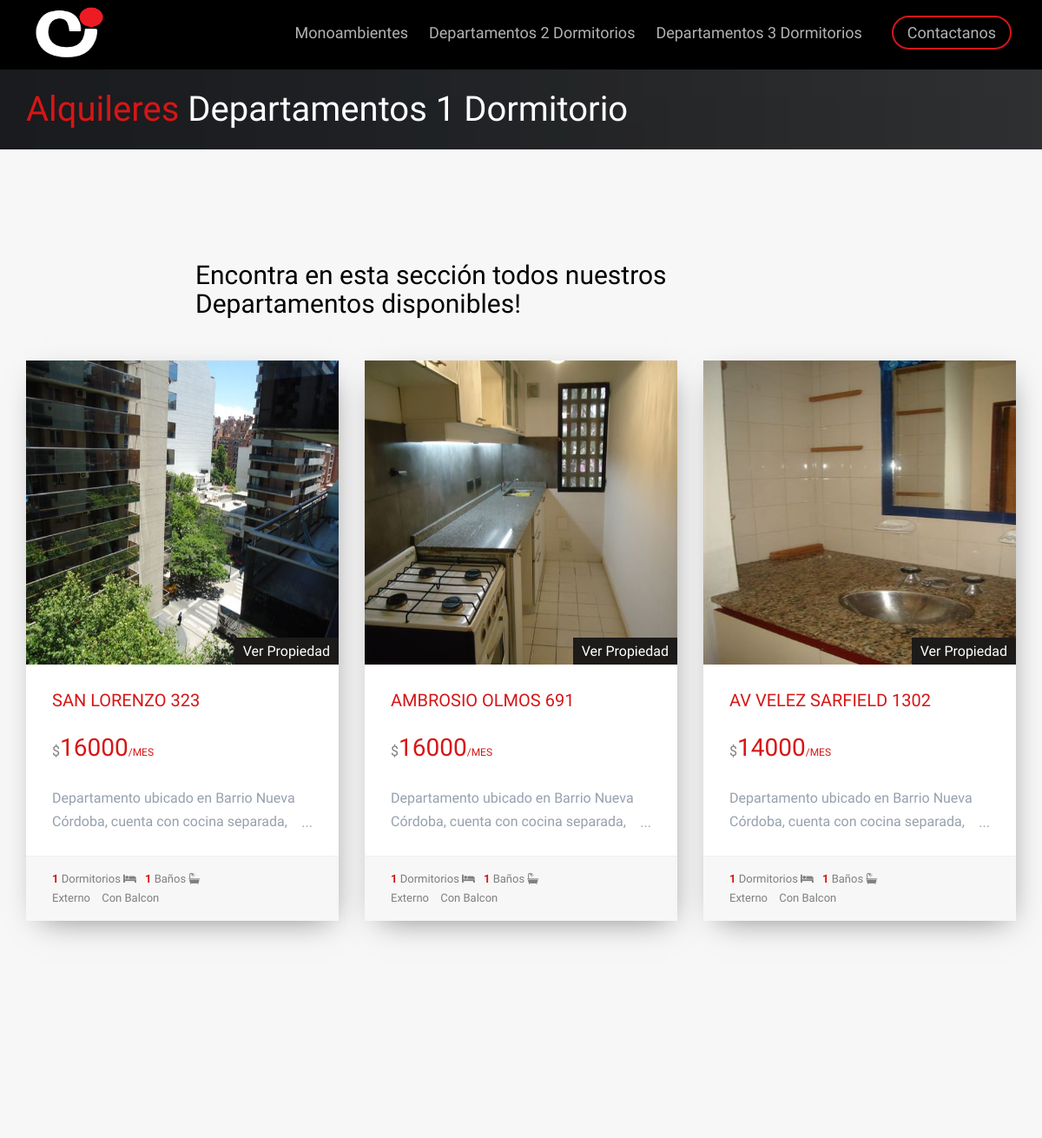
Page /alquileres/alqui_dptoundormi/ (upper part) on the earlier database version.
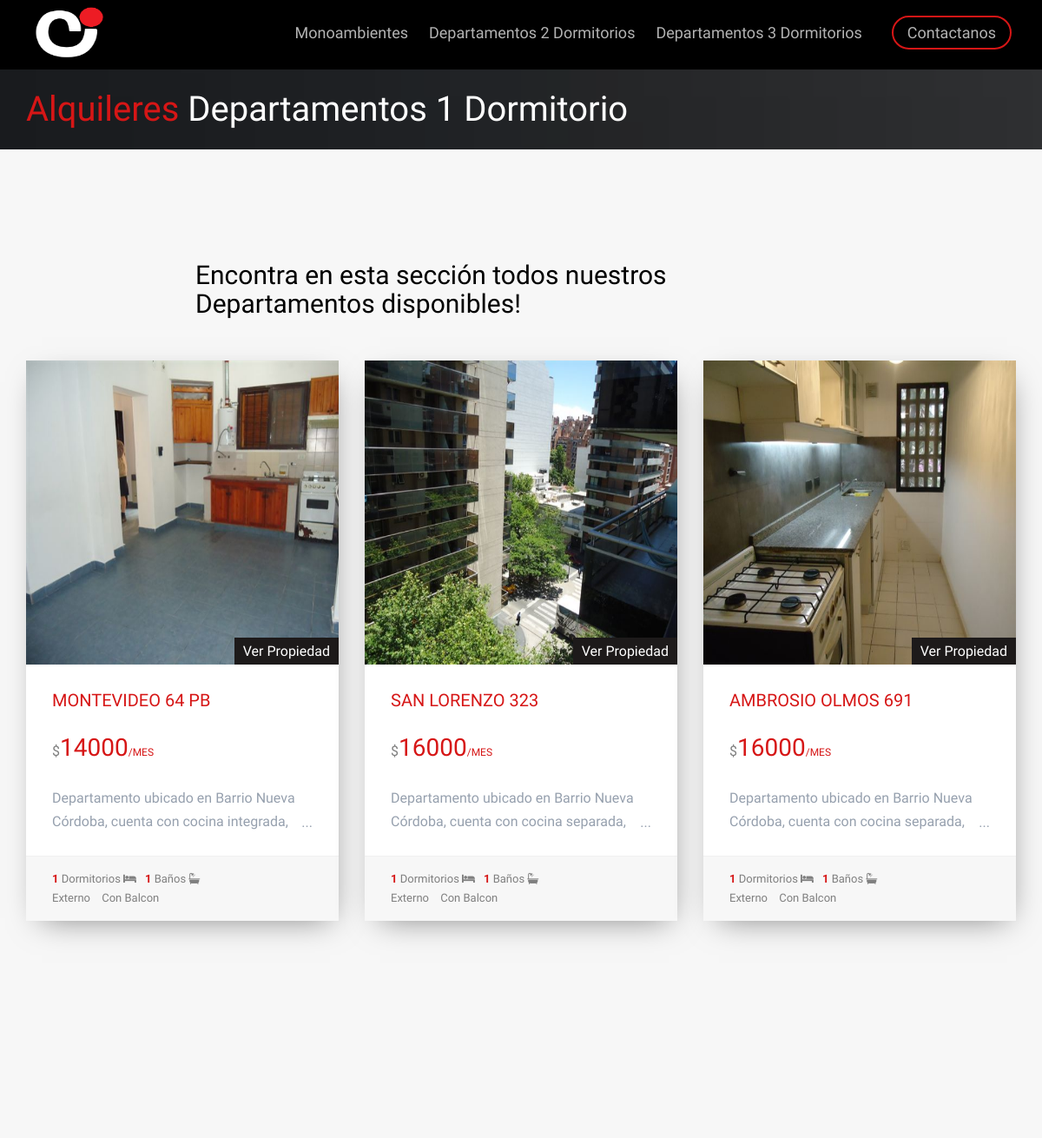
Same page on the later database version.
### Alquileres/models.py (models this page shows, shortened)
class PostImagenes(models.Model):
    post= models.ForeignKey(PostAlquiler, default =None ,on_delete=models.CASCADE)
    image = models.ImageField(upload_to ="Imagenes",verbose_name="Imagenes")
    class Meta:
        verbose_name="Agregar una Imagen"
        verbose_name_plural="Agregar mas Imagenes"

class PostAlquiler(models.Model):
    balcon=(('Con Balcon','Con Balcon'),('',''))
    balcon = models.CharField(max_length=100, choices = balcon,default="Con Balcon", null=True, blank=True)
    frente= (('Externo','Externo'),('Contrafrente','Contrafrente'))
    frente = models.CharField(max_length=100,choices=frente, default = "Externo")
    title=  models.CharField(max_length=200, verbose_name="Titulo ")
    content = models.TextField(verbose_name="Contenido",max_length=800,)
    imagen = models.ImageField(verbose_name="Imagen", blank =True ,null =True,upload_to="Alquileres")
    price = models.IntegerField(verbose_name="Precio")
    ambientes = models.IntegerField(verbose_name="Dormitorios o Ambientes",blank =True ,null =True)
    superficie= models.IntegerField(verbose_name="Superficie (locales u oficinas)",blank =True,null =True )
    baños= models.IntegerField(verbose_name="Baños",blank = True,null =True)
    plantas= models.IntegerField(verbose_name="Plantas (locales u oficinas)", blank = True,null =True)
    autor = models.ForeignKey(User,verbose_name="Autor", on_delete=models.CASCADE)
    categories= models.ManyToManyField(Category, verbose_name="Categoria")
    created = models.DateTimeField(auto_now_add=True, verbose_name="Creado")
    updated = models.DateTimeField(auto_now=True, verbose_name="Editado")
    class Meta:
            verbose_name="Publicacion"
            verbose_name_plural="Plublicaciones"
            ordering= ["-created"]

### Alquileres/views.py (the view)
# urls.py: path('alqui_dptoundormi/', views.alqui_dptoundormi ,name ="alqui_dptoundormi"),
def alqui_dptoundormi(request):
    dptoundormis= PostAlquiler.objects.filter(categories=Category.objects.get(nombre="Departamento 1 Dormitorio"))
    return render(request,'Alquileres/alqui_dptoundormi.html',{'dptoundormis': dptoundormis})

### Alquileres/templates/Alquileres/alqui_dptoundormi.html (shortened to what the changed rows need)
{% extends 'App1/base.html'%} {% load static %} {% block header %}
<div id="fh5co-page">
    {% endblock %} {% block content %}
    <div class="fh5co-page-title" style="background-image: url({% static 'Appp1/images/slide_6.jpg'%});">
        <div class="container">
            <div class="row">
                <div class="col-md-12 animate-box">
                    <h1><a href="{% url 'alquiler' %}" style="text-decoration:none">Alquileres</a></span> Departamentos 1 Dormitorio</h1>
                </div>
            </div>
        </div>
    </div>
    <div id="best-deal">
        <div class="container">
            <div class="row">
                <div class="col-md-8 col-md-offset-2 text-center fh5co-heading animate-box" data-animate-effect="fadeIn">
                    <h2>Encontra en esta sección todos nuestros Departamentos disponibles!</h2>
                </div>
                {% for dptoundormi in dptoundormis %}
                <div class="col-md-4 item-block animate-box" data-animate-effect="fadeIn">
                    <div class="fh5co-property">
                        <figure>
                            <div id="carouselExampleControls" class="carousel slide" data-ride="carousel">
                                <div class="carousel-inner">
                                    {% for pi in dptoundormi.postimagenes_set.all %}
                                    <div class="item {% if forloop.first %} active {% endif %}">
                                        <img class="carousel-inner" src="{{pi.image.url}}" alt="First slide">
                                    </div>
                                    {% endfor %}
                                </div>
                            </div>
                            <a href="{% url 'article' dptoundormi.id  %}" class="tag"> Ver Propiedad</a>
                        </figure>
                        <div class="fh5co-property-innter">
                            <h3><a href="{% url 'article' dptoundormi.id  %}">{{dptoundormi.title}}</a></h3>
                            <div class="price-status">
                                <span class="per">$</span><span class="price">{{dptoundormi.price}}<span class="per">/Mes</span></span>
                            </div>
                            <div class="property-content-wrapper">
                                <p>{{dptoundormi.content}} </p>
                            </div>
                        </div>
                        <p class="fh5co-property-specification">
                            <span><strong>{{dptoundormi.ambientes}} </strong> Dormitorios  <i class="fa fa-bed"></i></i></span><span><strong>{{dptoundormi.baños}}</strong> Baños  <i class="fa fa-bath"></i></span>
                            <br><span>{{dptoundormi.frente}}</span>
                            <span>   {% if dptoundormi.balcon %} {{dptoundormi.balcon}} {% endif %} </span>
                        </p>
                    </div>
                </div>
                {% endfor %}
            </div>
        </div>
        {% endblock %}

Differences in the rows shown:
no longer on this page (row unchanged): PostAlquiler: title "AV VELEZ SARFIELD 1302", price "14000", content "Departamento ubicado en Barrio Nueva Córdoba, cuenta con cocina separada,…", ambientes "1", baños "1", frente "Externo", balcon "Con Balcon"
no longer on this page (row unchanged): PostImagenes: image (picture), shown under "AV VELEZ SARFIELD 1302"
now on this page (row edited): PostAlquiler: title "MONTEVIDEO 64 PB", price "14000", content "Departamento ubicado en Barrio Nueva Córdoba, cuenta con cocina integrada,…", ambientes "1", baños "1", frente "Externo", balcon "Con Balcon"
now on this page (row unchanged): PostImagenes: image (picture), shown under "MONTEVIDEO 64 PB"
